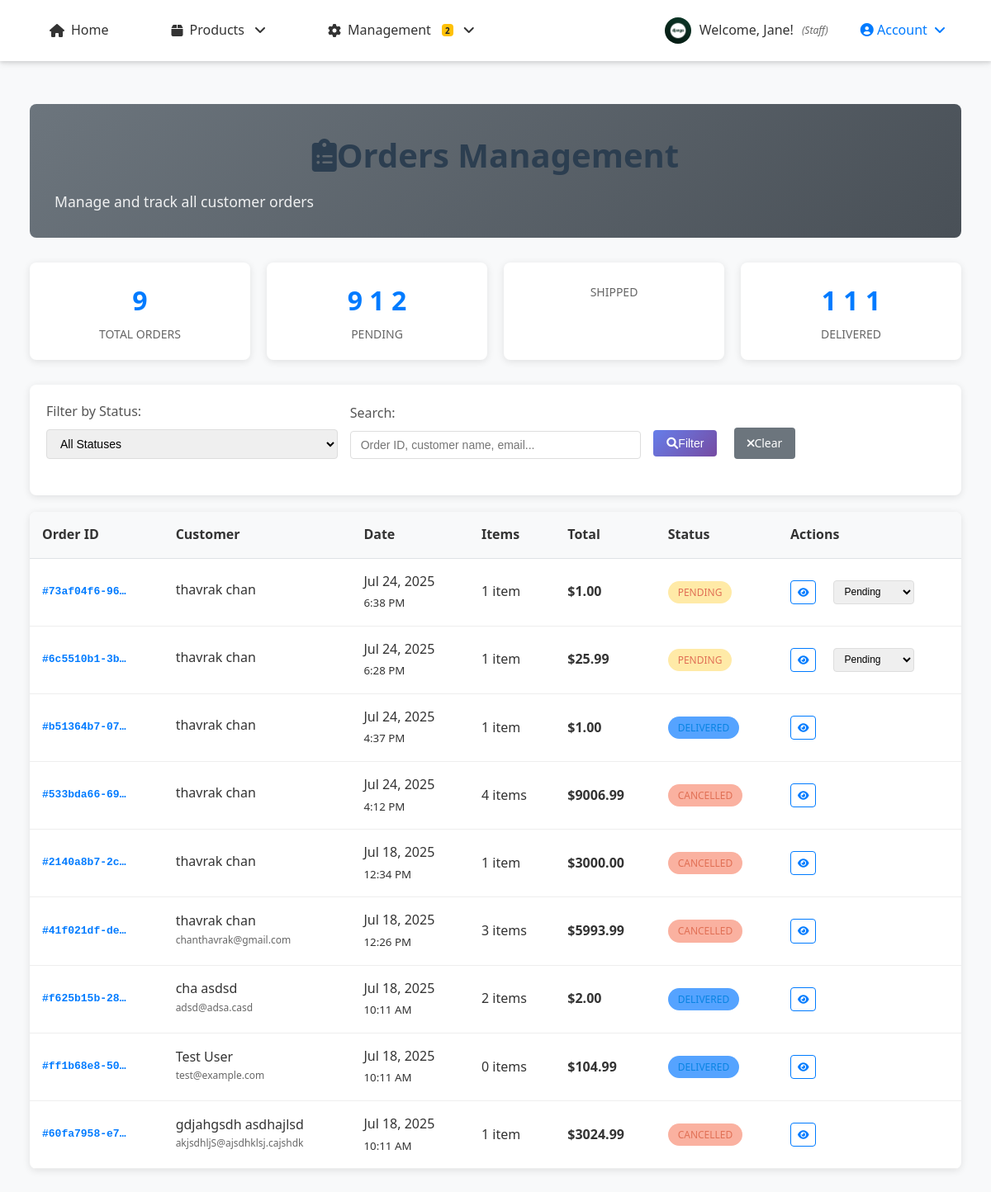
Page /orders/admin/ (signed in) on the committed database.
### accounts/models.py (models this page shows, shortened)
class UserProfile(models.Model):
    ROLE_CHOICES = [
        ('customer', 'Customer'),
        ('staff', 'Staff'),
        ('owner', 'Owner/Admin'),
    ]
    user = models.OneToOneField(User, on_delete=models.CASCADE, related_name='profile')
    phone_number = models.CharField(max_length=15, blank=True, null=True)
    address = models.TextField(blank=True, null=True)
    date_of_birth = models.DateField(blank=True, null=True)
    profile_picture = models.ImageField(upload_to='profiles/', blank=True, null=True)
    role = models.CharField(max_length=20, choices=ROLE_CHOICES, default='customer')
    billing_first_name = models.CharField(max_length=100, blank=True, null=True)
    billing_last_name = models.CharField(max_length=100, blank=True, null=True)
    billing_email = models.EmailField(blank=True, null=True)
    billing_phone = models.CharField(max_length=20, blank=True, null=True)
    billing_address = models.TextField(blank=True, null=True)
    billing_city = models.CharField(max_length=100, blank=True, null=True)
    billing_state = models.CharField(max_length=100, blank=True, null=True)
    billing_postal_code = models.CharField(max_length=20, blank=True, null=True)
    billing_country = models.CharField(max_length=100, blank=True, null=True)
    shipping_first_name = models.CharField(max_length=100, blank=True, null=True)
    shipping_last_name = models.CharField(max_length=100, blank=True, null=True)
    shipping_phone = models.CharField(max_length=20, blank=True, null=True)
    shipping_address = models.TextField(blank=True, null=True)
    shipping_city = models.CharField(max_length=100, blank=True, null=True)
    shipping_state = models.CharField(max_length=100, blank=True, null=True)
    shipping_postal_code = models.CharField(max_length=20, blank=True, null=True)
    shipping_country = models.CharField(max_length=100, blank=True, null=True)
    created_at = models.DateTimeField(auto_now_add=True)
    updated_at = models.DateTimeField(auto_now=True)
    def can_access_admin(self):
        return self.role == 'owner' or self.user.is_superuser
    def can_manage_products(self):
        return self.role in ['staff', 'owner'] or self.user.is_superuser
    def can_access_dashboard(self):
        return self.role in ['staff', 'owner'] or self.user.is_superuser
    class Meta:
        verbose_name = "User Profile"
        verbose_name_plural = "User Profiles"

### orders/models.py (models this page shows, shortened)
class Order(models.Model):
    ORDER_STATUS_CHOICES = [
        ('pending', 'Pending'),
        ('confirmed', 'Confirmed'),
        ('processing', 'Processing'),
        ('shipped', 'Shipped'),
        ('delivered', 'Delivered'),
        ('cancelled', 'Cancelled'),
        ('refunded', 'Refunded'),
    ]
    order_id = models.UUIDField(default=uuid.uuid4, unique=True, editable=False)
    user = models.ForeignKey(User, on_delete=models.CASCADE, related_name='orders')
    status = models.CharField(max_length=20, choices=ORDER_STATUS_CHOICES, default='pending')
    first_name = models.CharField(max_length=100)
    last_name = models.CharField(max_length=100)
    email = models.EmailField()
    phone = models.CharField(max_length=20)
    shipping_first_name = models.CharField(max_length=100, blank=True)
    shipping_last_name = models.CharField(max_length=100, blank=True)
    shipping_phone = models.CharField(max_length=20, blank=True)
    shipping_address = models.TextField()
    shipping_city = models.CharField(max_length=100)
    shipping_state = models.CharField(max_length=100)
    shipping_postal_code = models.CharField(max_length=20)
    shipping_country = models.CharField(max_length=100, default='Cambodia')
    total_amount = models.DecimalField(max_digits=10, decimal_places=2)
    shipping_cost = models.DecimalField(max_digits=10, decimal_places=2, default=0.00)
    tax_amount = models.DecimalField(max_digits=10, decimal_places=2, default=0.00)
    created_at = models.DateTimeField(auto_now_add=True)
    updated_at = models.DateTimeField(auto_now=True)
    order_notes = models.TextField(blank=True, null=True)
    class Meta:
        ordering = ['-created_at']
    @property
    def grand_total(self):
        from decimal import Decimal
        total = Decimal(str(self.total_amount)) if self.total_amount else Decimal('0.00')
        shipping = Decimal(str(self.shipping_cost)) if self.shipping_cost else Decimal('0.00')
        tax = Decimal(str(self.tax_amount)) if self.tax_amount else Decimal('0.00')
        return total + shipping + tax
    @property
    def total_items(self):
        return sum(item.quantity for item in self.order_items.all())

class OrderItem(models.Model):
    order = models.ForeignKey(Order, on_delete=models.CASCADE, related_name='order_items')
    product = models.ForeignKey(Product, on_delete=models.CASCADE)
    quantity = models.PositiveIntegerField(default=1)
    price = models.DecimalField(max_digits=10, decimal_places=2)  # Price at time of order
    created_at = models.DateTimeField(auto_now_add=True)

### orders/views.py (the view, shortened to what this page needs)
# urls.py: path('admin/', views.admin_order_list, name='admin_order_list'),
@login_required
def admin_order_list(request):
    if not request.user.is_staff:
        messages.error(request, 'Access denied. Staff privileges required.')
        return redirect('store:home')
    status_filter = request.GET.get('status', '')
    search_query = request.GET.get('search', '')
    orders = Order.objects.select_related('user').prefetch_related(
        'order_items__product',
        'payment'
    )
    if status_filter:
        orders = orders.filter(status=status_filter)
    orders = orders.order_by('-created_at')
    context = {
        'orders': orders,
        'status_filter': status_filter,
        'search_query': search_query,
        'order_status_choices': Order.ORDER_STATUS_CHOICES,
    }
    return render(request, 'orders/admin/order_list.html', context)

### orders/templates/orders/admin/order_list.html (shortened to what this page needs)
{% extends 'base.html' %}
{% load static %}
{% block content %}
<div class="admin-container">
    <div class="admin-header">
        <h1 class="admin-title">
            <i class="fas fa-clipboard-list me-3"></i>Orders Management
        </h1>
        <p class="admin-subtitle">Manage and track all customer orders</p>
    </div>
    <div class="stats-grid">
        <div class="stat-card">
            <div class="stat-number">{{ orders.count }}</div>
            <div class="stat-label">Total Orders</div>
        </div>
        <div class="stat-card">
            <div class="stat-number">
                {{ orders|length|add:0 }}
                {% for order in orders %}
                    {% if order.status == 'pending' %}{% if forloop.first %}{{ forloop.counter }}{% else %}{{ forloop.counter }}{% endif %}{% endif %}
                {% empty %}0{% endfor %}
            </div>
            <div class="stat-label">Pending</div>
        </div>
        <div class="stat-card">
            <div class="stat-label">Shipped</div>
        </div>
        <div class="stat-card">
            <div class="stat-number">
                {% for order in orders %}
                    {% if order.status == 'delivered' %}1{% endif %}
                {% empty %}0{% endfor %}
            </div>
            <div class="stat-label">Delivered</div>
        </div>
    </div>
    <div class="filters-section">
        <form method="GET" class="filters-form">
            <div class="form-group">
                <label for="status" class="form-label">Filter by Status:</label>
                <select name="status" id="status" class="form-control">
                    <option value="">All Statuses</option>
                </select>
            </div>
            <div class="form-group">
                <label for="search" class="form-label">Search:</label>
                <input type="text" name="search" id="search" class="form-control"
                       placeholder="Order ID, customer name, email..."
                       value="{{ search_query }}">
            </div>
            <div class="form-group">
                <button type="submit" class="btn btn-primary">
                    <i class="fas fa-search me-1"></i>Filter
                </button>
                <a href="{% url 'orders:admin_order_list' %}" class="btn btn-secondary">
                    <i class="fas fa-times me-1"></i>Clear
                </a>
            </div>
        </form>
    </div>
    {% if orders %}
    <div class="orders-table">
        <table class="table">
            <thead>
                <tr>
                    <th>Order ID</th>
                    <th>Customer</th>
                    <th>Date</th>
                    <th>Items</th>
                    <th>Total</th>
                    <th>Status</th>
                    <th>Actions</th>
                </tr>
            </thead>
            <tbody>
                {% for order in orders %}
                <tr>
                    <td>
                        <div class="order-id">#{{ order.order_id|truncatechars:12 }}</div>
                    </td>
                    <td>
                        <div class="customer-info">
                            <div class="customer-name">{{ order.first_name }} {{ order.last_name }}</div>
                            <div class="customer-email">{{ order.email }}</div>
                        </div>
                    </td>
                    <td>
                        <div>{{ order.created_at|date:"M d, Y" }}</div>
                        <small class="text-muted">{{ order.created_at|time:"g:i A" }}</small>
                    </td>
                    <td>
                        {{ order.total_items }} item{{ order.total_items|pluralize }}
                    </td>
                    <td>
                        <strong>${{ order.grand_total }}</strong>
                    </td>
                    <td>
                        <span class="status-badge status-{{ order.status }}">
                            {{ order.get_status_display }}
                        </span>
                    </td>
                    <td>
                        <div class="action-buttons">
                            <a href="{% url 'orders:admin_order_detail' order.order_id %}"
                               class="btn btn-outline-primary btn-sm">
                                <i class="fas fa-eye"></i>
                            </a>
                            {% if order.status != 'delivered' and order.status != 'cancelled' %}
                                <select class="form-control btn-sm"
                                        onchange="updateOrderStatus('{{ order.order_id }}', this.value)"
                                        style="width: auto; display: inline-block;">
                                    {% for value, display in order_status_choices %}
                                        <option value="{{ value }}" {% if order.status == value %}selected{% endif %}>
                                            {{ display }}
                                        </option>
                                    {% endfor %}
                                </select>
                            {% endif %}
                        </div>
                    </td>
                </tr>
                {% endfor %}
            </tbody>
        </table>
    </div>
    {% endif %}
</div>
{% endblock %}

### store/templates/base.html (shortened to what this page needs)
{% load static %}
<!DOCTYPE html>
<html lang="en">
<head>
    <link rel="stylesheet" href="https://cdnjs.cloudflare.com/ajax/libs/font-awesome/6.0.0/css/all.min.css">
    <link rel="stylesheet" href="{% static 'store/css/style.css' %}">
</head>
<body>
    <header>
        <nav>
            <ul>
                <li><a href="{% url 'store:home' %}">
                    <i class="fas fa-home"></i> Home
                </a></li>
                <li class="dropdown">
                    <a href="#" class="dropdown-toggle">
                        <i class="fas fa-box"></i> Products
                    </a>
                </li>
                {% if user.is_authenticated %}
                    {% if user.profile.role == 'staff' or user.profile.role == 'owner' %}
                        <li class="dropdown">
                            <a href="#" class="dropdown-toggle">
                                <i class="fas fa-cog"></i> Management
                                {% if user.profile.role == 'staff' or user.profile.role == 'owner' %}
                                    <span class="badge badge-warning" style="font-size: 10px; margin-left: 5px;" id="pending-orders-count">
                                    </span>
                                {% endif %}
                            </a>
                        </li>
                    {% endif %}
                {% endif %}
            </ul>
            <div class="auth-nav">
                {% if user.is_authenticated %}
                    <div class="user-info">
                        {% if user.profile.profile_picture %}
                            <img src="{{ user.profile.profile_picture.url }}" alt="Profile" class="user-avatar">
                        {% else %}
                            <div class="user-default-avatar">
                                {{ user.first_name|first|default:user.username|first }}
                            </div>
                        {% endif %}
                        <span>Welcome, {{ user.first_name|default:user.username }}!</span>
                        <small class="user-role">({{ user.profile.get_role_display }})</small>
                    </div>
                    <div class="dropdown">
                        <a href="#" class="dropdown-toggle" style="color: #007bff; font-weight: 500;">
                            <i class="fas fa-user-circle"></i> Account
                        </a>
                    </div>
                {% endif %}
            </div>
        </nav>
    </header>
    <main>
        <div class="container">
            {% block content %}
            {% endblock %}
        </div>
    </main>
</body>
</html>

### rows in the picture
Order: order_id "73af04f6-96…", first_name "thavrak", last_name "chan", created_at "Jul 24, 2025", created_at "6:38 PM", total_items "1", grand_total "1.00", status "PENDING", status+order "Pending"
Order: order_id "6c5510b1-3b…", first_name "thavrak", last_name "chan", created_at "Jul 24, 2025", created_at "6:28 PM", total_items "1", grand_total "25.99", status "PENDING", status+order "Pending"
Order: shows "1", order_id "b51364b7-07…", first_name "thavrak", last_name "chan", created_at "Jul 24, 2025", created_at "4:37 PM", total_items "1", grand_total "1.00", status "DELIVERED"
Order: shows "1", order_id "f625b15b-28…", first_name "cha", last_name "asdsd", email "adsd@adsa.casd", created_at "Jul 18, 2025", created_at "10:11 AM", total_items "2", grand_total "2.00", status "DELIVERED"
Order: shows "1", order_id "ff1b68e8-50…", first_name "Test", last_name "User", email "test@example.com", created_at "Jul 18, 2025", created_at "10:11 AM", total_items "0", grand_total "104.99", status "DELIVERED"
Order: order_id "533bda66-69…", first_name "thavrak", last_name "chan", created_at "Jul 24, 2025", created_at "4:12 PM", total_items "4", grand_total "9006.99", status "CANCELLED"
Order: order_id "2140a8b7-2c…", first_name "thavrak", last_name "chan", created_at "Jul 18, 2025", created_at "12:34 PM", total_items "1", grand_total "3000.00", status "CANCELLED"
Order: order_id "41f021df-de…", first_name "thavrak", last_name "chan", email "chanthavrak@gmail.com", created_at "Jul 18, 2025", created_at "12:26 PM", total_items "3", grand_total "5993.99", status "CANCELLED"
Order: order_id "60fa7958-e7…", first_name "gdjahgsdh", last_name "asdhajlsd", email "akjsdhljS@ajsdhklsj.cajshdk", created_at "Jul 18, 2025", created_at "10:11 AM", total_items "1", grand_total "3024.99", status "CANCELLED"

### other values in the picture
{{ user.first_name|default:user.username }} "Jane"
{{ user.profile.get_role_display }} "Staff"
{{ orders.count }} "9"
{{ orders|length|add:0 }} "9"
